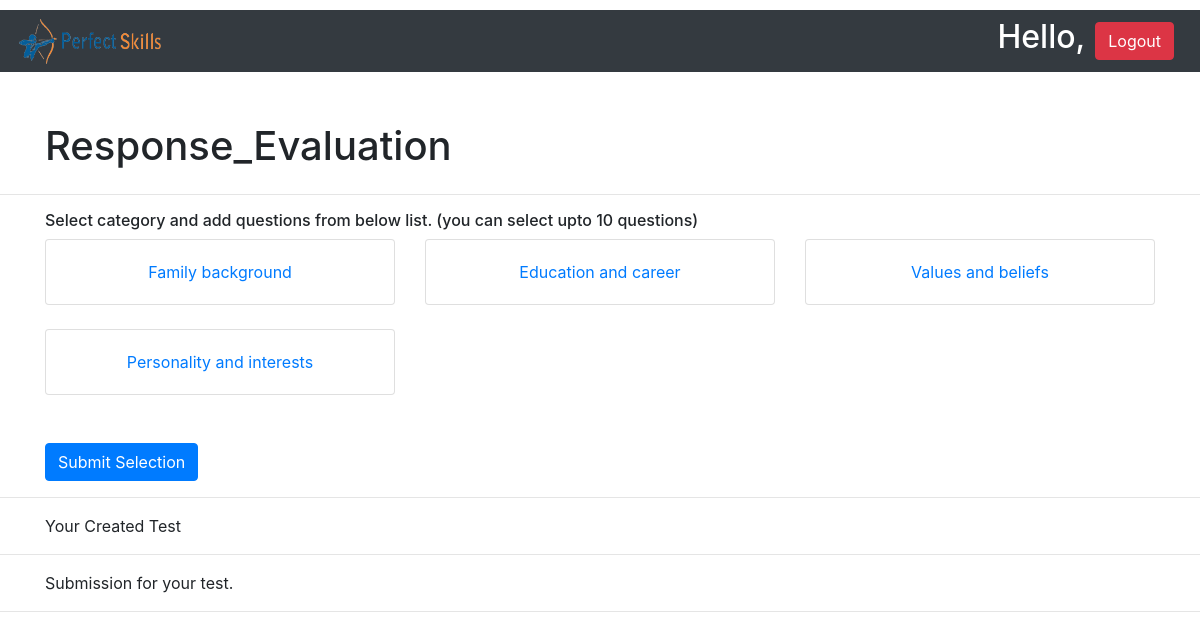
The app's page /response_evaluation/response_evaluation_dashboard/ (signed in) with its own data.
### response_evaluation/models.py (models this page shows, shortened)
class Category(models.Model):
    category_name = models.CharField(max_length=255)

### response_evaluation/views.py (the view)
# urls.py: path('response_evaluation_dashboard/',response_evaluation_dashboard,name='response_evaluation_dashboard'),
def response_evaluation_dashboard(request):
    category = Category.objects.all()
    user_assessments = response_evaluation_Assessment.objects.filter(user=request.user)
    submissions = UserSubmittedTest.objects.filter(created_by=request.user)
    return render(request, 'response_evaluation_dashboard.html',{'user_assessments' : user_assessments,'data':submissions,'cats':category})

### templates/response_evaluation_dashboard.html (shortened to what this page needs)
<!doctype html>
<html lang="en">
<head>
    {% load static %}
    <link rel="stylesheet" href="https://cdn.jsdelivr.net/npm/bootstrap@4.0.0/dist/css/bootstrap.min.css"
>
</head>
<body>
    {% if user.is_authenticated %}
    <nav class="navbar navbar-dark bg-dark" style="margin-top: 10px;">
        <img src="{% static 'image/ps.png' %}" width="150" height="45" alt="">
        <div class="form-inline" style="margin: 5px 5px 5px 5px 5px;">
            <h2 style=" color:rgb(255, 255, 255); margin-right: 10px;">Hello,{{ user.first_name }}</h2>
            <a class="btn btn-danger" style="text-align:center; margin-right: 10px;" href="{% url 'logout' %}"
                role="button">Logout</a>
        </div>
    </nav>
    {% endif %}
    <section class="vh-100" style="background-color: rgb(255, 255, 255);margin-top: 50px;">
        <div class="container">
            <div class="row">
                <div class="col-md-12">
                    <h1>Response_Evaluation</h1>
                </div>
            </div>
        </div>
        <hr>
        <div class="container">
            <div class="row">
                <div class="col-md-12">
                    <h6>Select category and add questions from below list. (you can select upto 10 questions) </h>
                </div>
            </div>
            <form method="post" action="{% url 'Response_Evaluation_Assessment' %}" id="questionForm">
                <div class="row">
                    {% for category in cats %}
                    <div class="col-md-4 ">
                        <div class="card">
                            <div class="card-body text-center">
                                <a data-toggle="collapse" href="#{{ category.id }}" role="button" aria-expanded="True"
                                    aria-controls="{{ category.id }}">
                                    {{ category.category_name }}
                                </a>
                            </div>
                        </div><br>
                    </div>
                    {% endfor %}
                </div><br>
                <button type="submit" class="btn btn-primary">Submit Selection</button>
            </form>
        </div>
        <hr>
        <div class="container">
            Your Created Test
        </div>
        <hr>
        <div class="container" style="margin-top: 5px;">
            Submission for your test.
        </div>
        <hr>
    </section>
</body>
</html>

### records on screen
Category: category_name "Family background"
Category: category_name "Education and career"
Category: category_name "Values and beliefs"
Category: category_name "Personality and interests"
